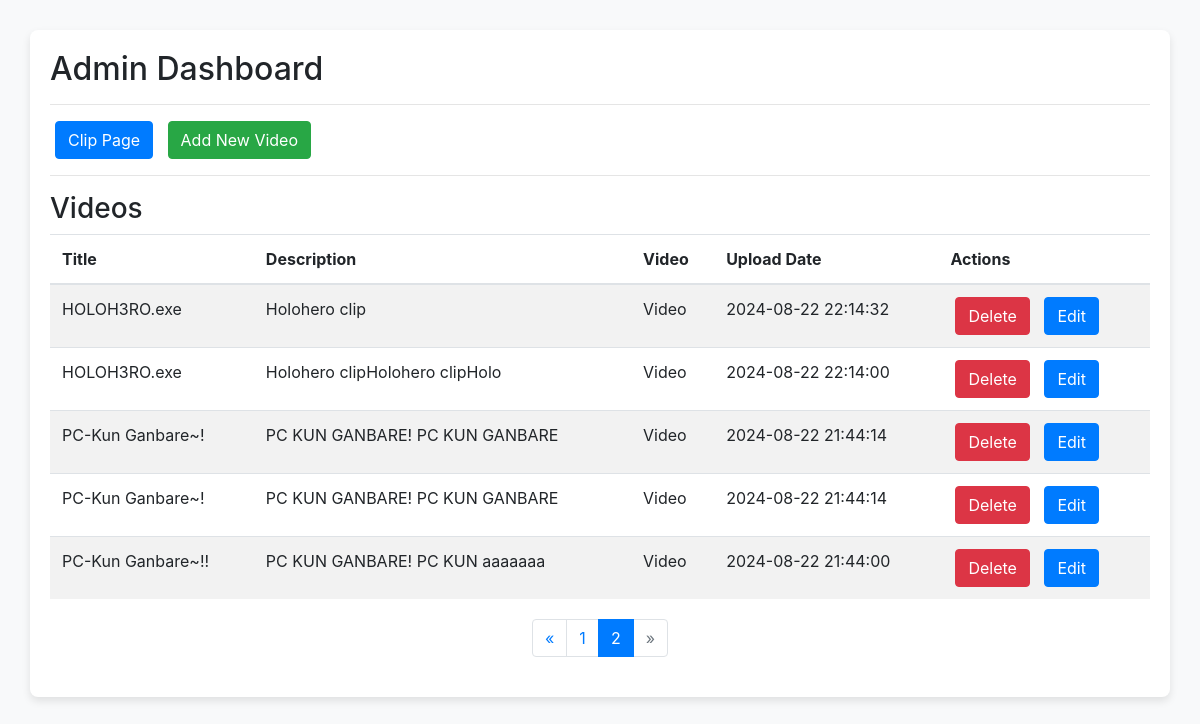
The page /atmin/admin_dashboard.php?page=2 on the database its author committed.
### tables this page shows
CREATE TABLE `videos` (
  `id` int(11) NOT NULL,
  `judul` varchar(255) NOT NULL,
  `deskripsi` varchar(30) DEFAULT NULL,
  `url_youtube` text NOT NULL,
  `tanggal_upload` datetime DEFAULT current_timestamp()
);

### atmin/admin_dashboard.php (the view, shortened to what this page needs)
<?php
include('../config/connection.php');
$limit = 5;
$page = isset($_GET['page']) ? (int)$_GET['page'] : 1;
$start = ($page - 1) * $limit;
$total_sql = "SELECT COUNT(*) AS total FROM videos";
$total_result = $db->query($total_sql);
$total_row = $total_result->fetch_assoc();
$total_records = $total_row['total'];
$total_pages = ceil($total_records / $limit);
$sql = "SELECT id, judul, deskripsi, url_youtube, tanggal_upload FROM videos ORDER BY tanggal_upload DESC LIMIT ?, ?";
$stmt = $db->prepare($sql);
$stmt->bind_param("ii", $start, $limit);
$stmt->execute();
$result = $stmt->get_result();
?>
<!DOCTYPE html>
<html lang="en">
<head>
    <link rel="stylesheet" href="https://stackpath.bootstrapcdn.com/bootstrap/4.5.2/css/bootstrap.min.css">
</head>
<body>
    <div class="container dashboard-container">
        <h2>Admin Dashboard</h2>
        <hr>
        <a href="../clip.php" class="btn btn-primary">Clip Page</a>
        <a href="create_video.php" class="btn btn-success">Add New Video</a>
        <hr>
        <h3>Videos</h3>
        <table class="table table-striped">
            <thead>
                <tr>
                    <th>Title</th>
                    <th>Description</th>
                    <th>Video</th>
                    <th>Upload Date</th>
                    <th>Actions</th>
                </tr>
            </thead>
            <tbody>
                <?php while ($row = $result->fetch_assoc()) { ?>
                    <tr>
                        <td><?php echo htmlspecialchars($row['judul']); ?></td>
                        <td><?php echo htmlspecialchars($row['deskripsi']); ?></td>
                        <td>Video</td>
                        <td><?php echo htmlspecialchars($row['tanggal_upload']); ?></td>
                        <td>
                            <form method="POST" action="">
                                <button type="submit" name="delete" class="btn btn-danger">Delete</button>
                                <a href="edit_video.php?id=<?php echo $row['id']; ?>" class="btn btn-primary">Edit</a>
                            </form>
                        </td>
                    </tr>
                <?php } ?>
            </tbody>
        </table>
        <nav>
            <ul class="pagination justify-content-center">
                <li class="page-item <?php if ($page <= 1) echo 'disabled'; ?>">
                    <a class="page-link" href="?page=<?php echo ($page - 1); ?>" aria-label="Previous">
                        <span aria-hidden="true">&laquo;</span>
                    </a>
                </li>
                <?php for ($i = 1; $i <= $total_pages; $i++) { ?>
                    <li class="page-item <?php if ($i == $page) echo 'active'; ?>">
                        <a class="page-link" href="?page=<?php echo $i; ?>"><?php echo $i; ?></a>
                    </li>
                <?php } ?>
                <li class="page-item <?php if ($page >= $total_pages) echo 'disabled'; ?>">
                    <a class="page-link" href="?page=<?php echo ($page + 1); ?>" aria-label="Next">
                        <span aria-hidden="true">&raquo;</span>
                    </a>
                </li>
            </ul>
        </nav>
    </div>
</body>
</html>

### atmin/admin_dashboard.php (style rules this page uses)
body { background-color: #f8f9fa; }
.dashboard-container { margin: 30px auto; padding: 20px; background-color: #ffffff; border-radius: 8px; box-shadow: 0 4px 8px rgba(0, 0, 0, 0.1); }
.btn { margin: 0 5px; }
.pagination { margin: 20px 0; }

### rows shown on the page
videos: judul "HOLOH3RO.exe", deskripsi "Holohero clip", tanggal_upload "2024-08-22 22:14:32"
videos: judul "HOLOH3RO.exe", deskripsi "Holohero clipHolohero clipHolo", tanggal_upload "2024-08-22 22:14:00"
videos: judul "PC-Kun Ganbare~!", deskripsi "PC KUN GANBARE! PC KUN GANBARE", tanggal_upload "2024-08-22 21:44:14"
videos: judul "PC-Kun Ganbare~!", deskripsi "PC KUN GANBARE! PC KUN GANBARE", tanggal_upload "2024-08-22 21:44:14"
videos: judul "PC-Kun Ganbare~!!", deskripsi "PC KUN GANBARE! PC KUN aaaaaaa", tanggal_upload "2024-08-22 21:44:00"
